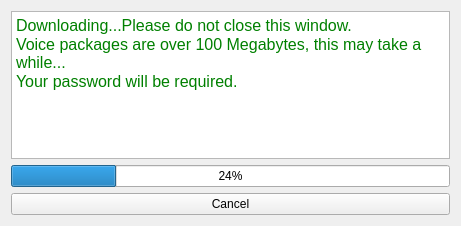
<?xml version="1.0" encoding="UTF-8"?>
<ui version="4.0">
 <class>progressDialog</class>
 <widget class="QDialog" name="progressDialog">
  <property name="windowModality">
   <enum>Qt::ApplicationModal</enum>
  </property>
  <property name="geometry">
   <rect>
    <x>0</x>
    <y>0</y>
    <width>461</width>
    <height>226</height>
   </rect>
  </property>
  <property name="windowTitle">
   <string>Omilo</string>
  </property>
  <layout class="QGridLayout" name="gridLayout">
   <item row="2" column="0">
    <widget class="QPushButton" name="cancelButton">
     <property name="text">
      <string>Cancel</string>
     </property>
     <property name="autoDefault">
      <bool>false</bool>
     </property>
     <property name="default">
      <bool>false</bool>
     </property>
    </widget>
   </item>
   <item row="0" column="0">
    <widget class="QTextBrowser" name="textBrowser">
     <property name="html">
      <string>&lt;!DOCTYPE HTML PUBLIC &quot;-//W3C//DTD HTML 4.0//EN&quot; &quot;http://www.w3.org/TR/REC-html40/strict.dtd&quot;&gt;
&lt;html&gt;&lt;head&gt;&lt;meta name=&quot;qrichtext&quot; content=&quot;1&quot; /&gt;&lt;style type=&quot;text/css&quot;&gt;
p, li { white-space: pre-wrap; }
&lt;/style&gt;&lt;/head&gt;&lt;body style=&quot; font-family:'Liberation Sans'; font-size:12pt; font-weight:400; font-style:normal;&quot;&gt;
&lt;p style=&quot; margin-top:0px; margin-bottom:0px; margin-left:0px; margin-right:0px; -qt-block-indent:0; text-indent:0px;&quot;&gt;&lt;span style=&quot; color:#008000;&quot;&gt;Downloading...Please&lt;/span&gt;&lt;span style=&quot; color:#c0c0c0;&quot;&gt; &lt;/span&gt;&lt;span style=&quot; color:#008000;&quot;&gt;do&lt;/span&gt;&lt;span style=&quot; color:#c0c0c0;&quot;&gt; &lt;/span&gt;&lt;span style=&quot; color:#008000;&quot;&gt;not&lt;/span&gt;&lt;span style=&quot; color:#c0c0c0;&quot;&gt; &lt;/span&gt;&lt;span style=&quot; color:#008000;&quot;&gt;close&lt;/span&gt;&lt;span style=&quot; color:#c0c0c0;&quot;&gt; &lt;/span&gt;&lt;span style=&quot; color:#008000;&quot;&gt;this&lt;/span&gt;&lt;span style=&quot; color:#c0c0c0;&quot;&gt; &lt;/span&gt;&lt;span style=&quot; color:#008000;&quot;&gt;window.&lt;/span&gt;&lt;/p&gt;
&lt;p style=&quot; margin-top:0px; margin-bottom:0px; margin-left:0px; margin-right:0px; -qt-block-indent:0; text-indent:0px;&quot;&gt;&lt;span style=&quot; color:#008000;&quot;&gt;Voice&lt;/span&gt;&lt;span style=&quot; color:#c0c0c0;&quot;&gt; &lt;/span&gt;&lt;span style=&quot; color:#008000;&quot;&gt;packages&lt;/span&gt;&lt;span style=&quot; color:#c0c0c0;&quot;&gt; &lt;/span&gt;&lt;span style=&quot; color:#008000;&quot;&gt;are&lt;/span&gt;&lt;span style=&quot; color:#c0c0c0;&quot;&gt; &lt;/span&gt;&lt;span style=&quot; color:#008000;&quot;&gt;over&lt;/span&gt;&lt;span style=&quot; color:#c0c0c0;&quot;&gt; &lt;/span&gt;&lt;span style=&quot; color:#008000;&quot;&gt;100 Megabytes,&lt;/span&gt;&lt;span style=&quot; color:#c0c0c0;&quot;&gt; &lt;/span&gt;&lt;span style=&quot; color:#008000;&quot;&gt;this&lt;/span&gt;&lt;span style=&quot; color:#c0c0c0;&quot;&gt; &lt;/span&gt;&lt;span style=&quot; color:#008000;&quot;&gt;may&lt;/span&gt;&lt;span style=&quot; color:#c0c0c0;&quot;&gt; &lt;/span&gt;&lt;span style=&quot; color:#008000;&quot;&gt;take&lt;/span&gt;&lt;span style=&quot; color:#c0c0c0;&quot;&gt; &lt;/span&gt;&lt;span style=&quot; color:#008000;&quot;&gt;a&lt;/span&gt;&lt;span style=&quot; color:#c0c0c0;&quot;&gt; &lt;/span&gt;&lt;span style=&quot; color:#008000;&quot;&gt;while...&lt;/span&gt;&lt;/p&gt;
&lt;p style=&quot; margin-top:0px; margin-bottom:0px; margin-left:0px; margin-right:0px; -qt-block-indent:0; text-indent:0px;&quot;&gt;&lt;span style=&quot; color:#008000;&quot;&gt;Your&lt;/span&gt;&lt;span style=&quot; color:#c0c0c0;&quot;&gt; &lt;/span&gt;&lt;span style=&quot; color:#008000;&quot;&gt;password&lt;/span&gt;&lt;span style=&quot; color:#c0c0c0;&quot;&gt; &lt;/span&gt;&lt;span style=&quot; color:#008000;&quot;&gt;will&lt;/span&gt;&lt;span style=&quot; color:#c0c0c0;&quot;&gt; &lt;/span&gt;&lt;span style=&quot; color:#008000;&quot;&gt;be&lt;/span&gt;&lt;span style=&quot; color:#c0c0c0;&quot;&gt; &lt;/span&gt;&lt;span style=&quot; color:#008000;&quot;&gt;required.&lt;/span&gt;&lt;/p&gt;&lt;/body&gt;&lt;/html&gt;</string>
     </property>
    </widget>
   </item>
   <item row="1" column="0">
    <widget class="QProgressBar" name="progressBar">
     <property name="value">
      <number>24</number>
     </property>
    </widget>
   </item>
  </layout>
 </widget>
 <tabstops>
  <tabstop>textBrowser</tabstop>
  <tabstop>cancelButton</tabstop>
 </tabstops>
 <resources/>
 <connections/>
</ui>
